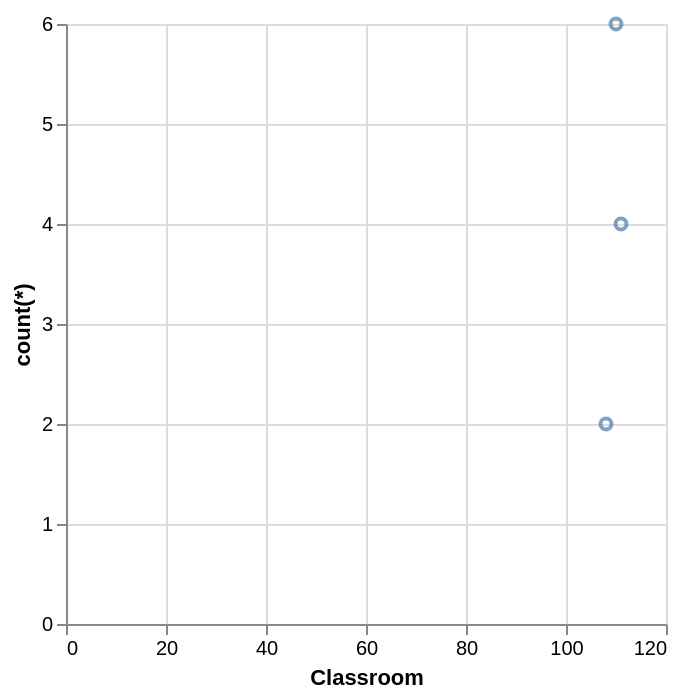

Write a Vega-Lite specification for this figure.
### Vega-Lite specification from a JSON file in a GitHub repository (floating-point values rounded to 4 significant figures)
{"data": {"values": [{"x_data": 108, "y_data": 2}, {"x_data": 110, "y_data": 6}, {"x_data": 111, "y_data": 4}]}, "mark": "point", "encoding": {"x": {"field": "x_data", "type": "quantitative", "title": "Classroom"}, "y": {"field": "y_data", "type": "quantitative", "title": "count(*)"}}}
